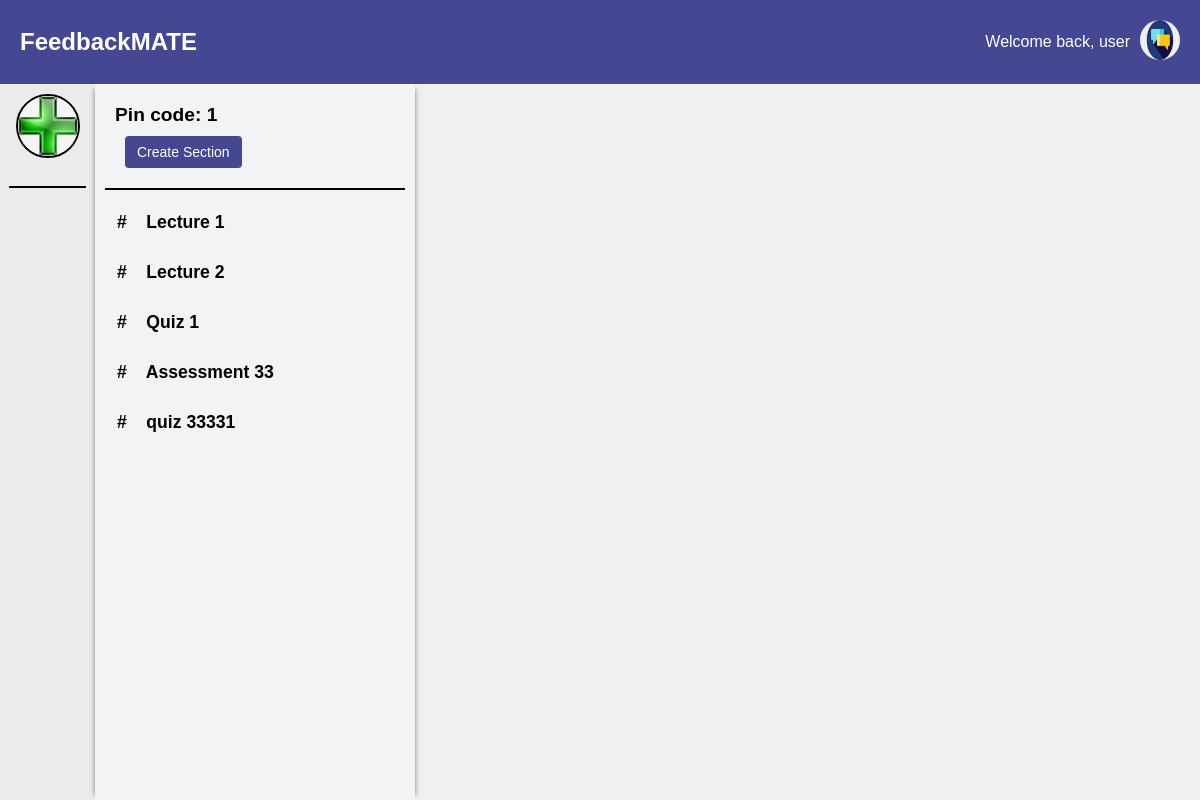
Page /teacher/channel/1/ (signed in) on the earlier database version.
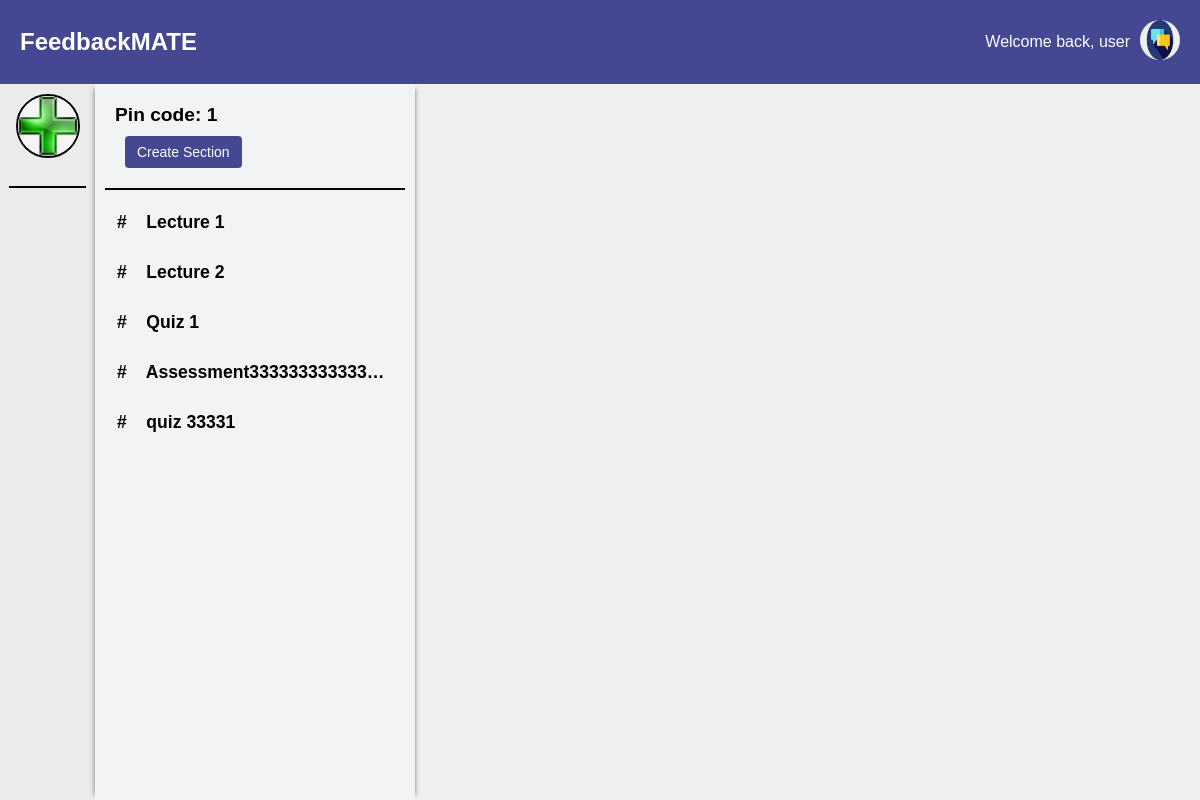
Same page on the later database version.
### main/models.py (models this page shows, shortened)
class Section(models.Model):
    channel = models.ForeignKey(Channel, on_delete=models.CASCADE)
    title = models.CharField(max_length=50)
    description = models.TextField(max_length=500, blank=True)
    total_rating = models.FloatField(default=0.0, blank=True)
    ratings_count = models.PositiveIntegerField(default=0, blank=True)
    one_star_users = models.ManyToManyField(User, related_name='one_star_sections', blank=True)
    two_star_users = models.ManyToManyField(User, related_name='two_star_sections', blank=True)
    three_star_users = models.ManyToManyField(User, related_name='three_star_sections', blank=True)
    four_star_users = models.ManyToManyField(User, related_name='four_star_sections', blank=True)
    five_star_users = models.ManyToManyField(User, related_name='five_star_sections', blank=True)
    one_star_percentage = models.FloatField(verbose_name="Percentage", default=0.0)
    two_star_percentage = models.FloatField(verbose_name="Percentage", default=0.0)
    three_star_percentage = models.FloatField(verbose_name="Percentage", default=0.0)
    four_star_percentage = models.FloatField(verbose_name="Percentage", default=0.0)
    five_star_percentage = models.FloatField(verbose_name="Percentage", default=0.0)

### main/views.py (the view)
# urls.py: path('teacher/channel/<int:channel_id>/', views.channel, name='channel-detail'),
def channel(request, channel_id):
    user_channels = Channel.objects.filter(user=request.user)
    current_channel = Channel.objects.get(id=channel_id)
    sections = Section.objects.filter(channel=current_channel)
    user_info = UserInfo.objects.get(user=request.user)
    return render(request, 'channel_detail.html', {
        'username': user_info.profile_name,
        'current_channel': current_channel,
        'sections': sections,
        'channels': user_channels,
        'user_image': user_info.user_image.url,
    })

### main/templates/channel_detail.html (shortened to what this page needs)
{% extends 'teacher.html' %}
{% load static %}
{% block content %}
<div class="section-nav">
    <div class="pin-code-display">
        Pin code: {{ current_channel.id }}
        <button onclick="location.href='{% url 'create-section' current_channel.id %}'" class="create-section-btn">Create Section</button>
    </div>
    {% block section %}
    {% for section in sections %}
      <div class="section-tooltip">
        <a href="{% url 'section' channel_id=section.channel.id section_id=section.id %}" class="section-item">
          #&nbsp;&nbsp;&nbsp; {{ section.title }}
        </a>
      </div>
    {% endfor %}
    {% endblock%}
</div>
{% endblock %}

Differences in the rows shown:
changed Section: title "Assessment 33" → "Assessment333333333333…"
